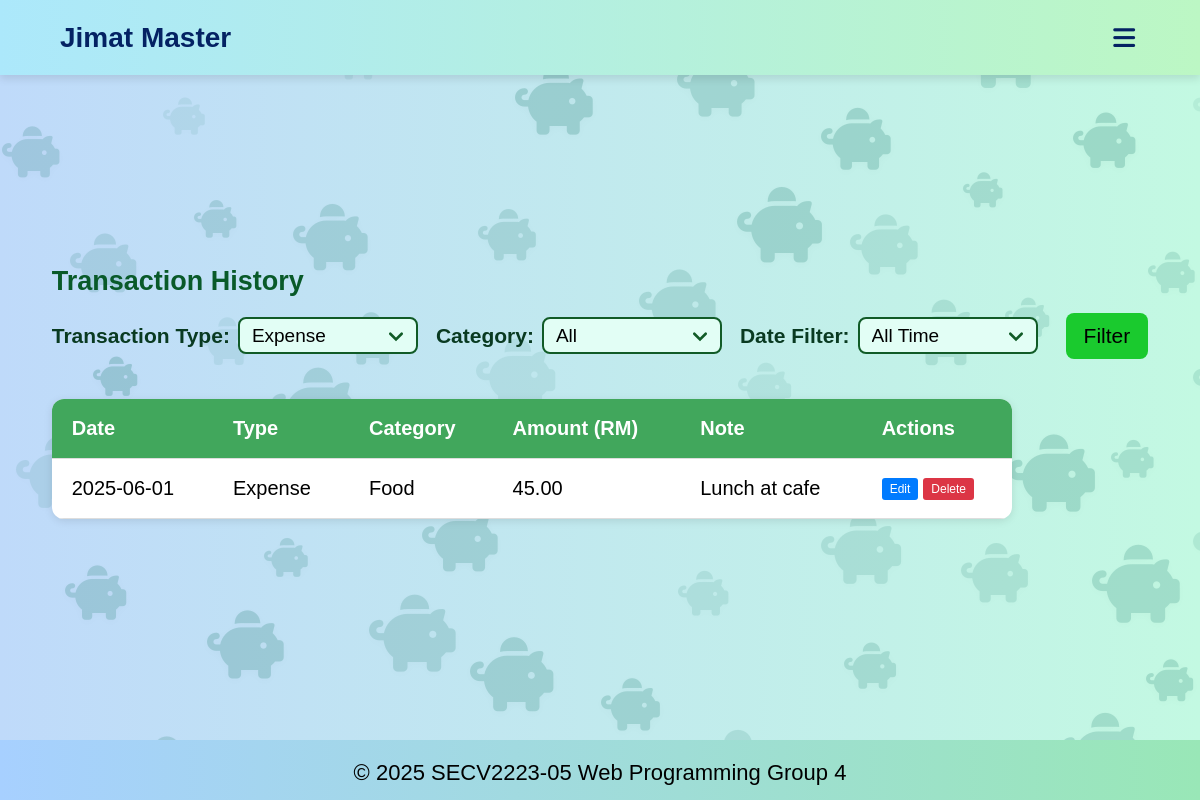
/overview.php?type=expense (signed in), run on an earlier commit of the app's database.
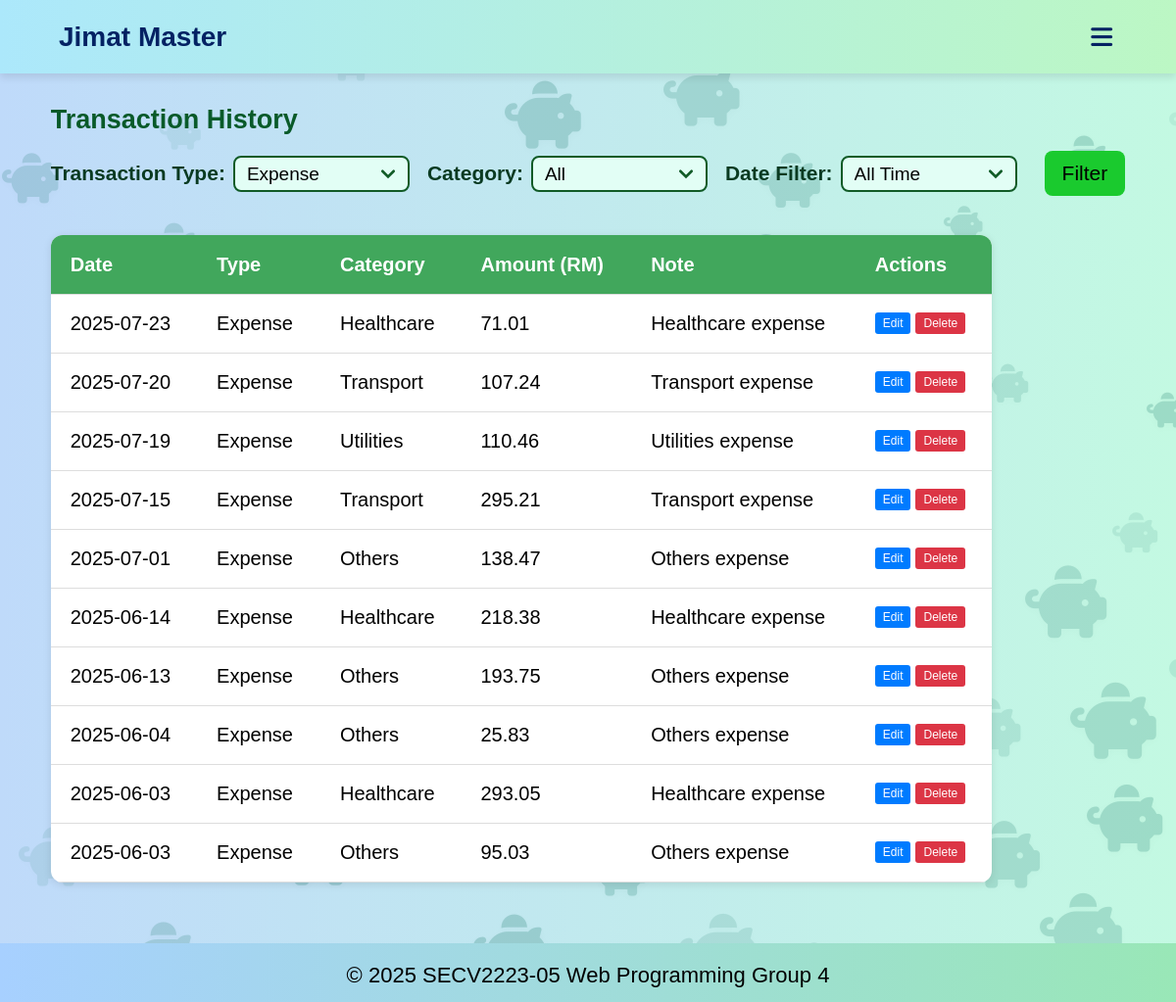
And on a later commit of the database.
### tables this page shows
CREATE TABLE IF NOT EXISTS transactions (
    transaction_id INT AUTO_INCREMENT PRIMARY KEY,
    user_id INT NOT NULL,
    category_id INT NOT NULL,
    type ENUM('income', 'expense') NOT NULL,
    amount DECIMAL(10,2) NOT NULL,
    note TEXT,
    date DATE,
    FOREIGN KEY (user_id) REFERENCES users(user_id) ON DELETE CASCADE,
    FOREIGN KEY (category_id) REFERENCES categories(category_id) ON DELETE CASCADE
);

CREATE TABLE IF NOT EXISTS categories (
    category_id INT AUTO_INCREMENT PRIMARY KEY,
    name VARCHAR(50) NOT NULL,
    type VARCHAR(50) NOT NULL  
);

### overview.php (the view, shortened to what this page needs)
<!DOCTYPE html>
<html lang="en">
<head>
    <link rel="stylesheet" href="style.css">
    <link rel="stylesheet" href="https://cdnjs.cloudflare.com/ajax/libs/font-awesome/6.1.0/css/all.min.css">
</head>
<body>
    <div id="piggy-bg"></div>
    <div class="piggy-container" aria-hidden="true"></div>
    <?php
    include 'includes/db.php';
    $user_id = $_SESSION['user_id'];
    ?>
    <header>
        <nav aria-label="Main Navigation">
            <div class="headername">Jimat Master</div>
            <i class="fa-solid fa-bars" id="menuicon"></i>
        </nav>
    </header>
    <main class="overviewmain">
        <section id="overview">
            <h2>Transaction History</h2>
            <form method="GET" action="overview.php">
                <div class="filtergroup">
                    <label for="transactionType">Transaction Type:</label>
                    <select id="OtransactionType" name="type" onchange="this.form.submit()" required>
                        <?php
                        $selectedType = isset($_GET['type']) ? $_GET['type'] : 'all';
                        ?>
                        <option value="expense" <?php echo ($selectedType == 'expense') ? 'selected' : ''; ?>>Expense</option>
                    </select>
                </div>
                <div class="filtergroup">
                    <label for="category">Category:</label>
                    <select name="category" id="Ocategory">
                        <option value="">All</option>
                    </select>
                </div>
                <div class="filtergroup">
                    <label for="date_filter">Date Filter:</label>
                    <select name="date_filter" id="Odate_filter">
                        <option value="" <?php echo (!isset($_GET['date_filter']) || $_GET['date_filter'] == '') ? 'selected' : ''; ?>>All Time</option>
                    </select>
                </div>
                <div class="filtergroup">
                    <button type="submit" class="filterbtn">Filter</button>
                </div>
            </form>
            <?php
            $selectedType = isset($_GET['type']) ? $_GET['type'] : 'all';
            if ($selectedType === 'all') {
                $transactionTypes = ['income', 'expense'];
                foreach ($transactionTypes as $currentType) {
                    echo "<h3>" . ucfirst($currentType) . " Transactions</h3>";
                    echo "<table>";
                    echo "<thead>
                            <tr>
                                <th>Date</th>
                                <th>Category</th>
                                <th>Amount (RM)</th>
                                <th>Note</th>
                                <th>Actions</th>
                            </tr>
                          </thead>";
                    echo "<tbody>";
                    $sql = "SELECT t.*, c.name AS category_name FROM transactions t
                            JOIN categories c ON t.category_id = c.category_id
                            WHERE t.user_id = ? AND t.type = ?";
                    $params = [$user_id, $currentType];
                    $types = "is";
                    if (!empty($_GET['category'])) {
                        $sql .= " AND t.category_id = ?";
                        $params[] = $_GET['category'];
                        $types .= "i";
                    }
                    if (!empty($_GET['date_filter']) && is_numeric($_GET['date_filter'])) {
                        $days = (int)$_GET['date_filter'];
                        $sql .= " AND t.date >= DATE_SUB(CURDATE(), INTERVAL ? DAY)";
                        $params[] = $days;
                        $types .= "i";
                    }
                    $sql .= " ORDER BY t.date DESC, t.transaction_id DESC";
                    $stmt = $conn->prepare($sql);
                    if ($stmt) {
                        $stmt->bind_param($types, ...$params);
                        $stmt->execute();
                        $result = $stmt->get_result();
                        if ($result->num_rows > 0) {
                            $total = 0;
                            while ($row = $result->fetch_assoc()) {
                                $total += $row['amount'];
                                echo "<tr id='row-{$row['transaction_id']}'>
                                        <td class='date-cell'>" . htmlspecialchars($row['date']) . "</td>
                                        <td class='category-cell' data-category-id='" . htmlspecialchars($row['category_id']) . "'>" . htmlspecialchars($row['category_name']) . "</td>
                                        <td class='amount-cell'>" . number_format($row['amount'], 2) . "</td>
                                        <td class='note-cell'>" . htmlspecialchars($row['note']) . "</td>
                                        <td class='action-cell'>
                                            <div class='action-buttons'>
                                                <button class='btn-edit' onclick='editTransaction({$row['transaction_id']})'>Edit</button>
                                                <button class='btn-delete' onclick='deleteTransaction({$row['transaction_id']})'>Delete</button>
                                            </div>
                                        </td>
                                      </tr>";
                            }
                            echo "<tr style='font-weight: bold; background-color: #f0f0f0;'>
                                    <td colspan='3'>Total " . ucfirst($currentType) . "</td>
                                    <td>RM " . number_format($total, 2) . "</td>
                                    <td></td>
                                  </tr>";
                        } else {
                            echo "<tr><td colspan='5' style='text-align: center; padding: 20px;'>No " . $currentType . " transactions found.</td></tr>";
                        }
                        $stmt->close();
                    } else {
                        echo "<tr><td colspan='5' style='text-align: center; padding: 20px; color: red;'>Error preparing query: " . htmlspecialchars($conn->error) . "</td></tr>";
                    }
                    echo "</tbody>";
                    echo "</table>";
                    echo "<br>";
                }
            } else {
                echo "<table>";
                echo "<thead>
                        <tr>
                            <th>Date</th>
                            <th>Type</th>
                            <th>Category</th>
                            <th>Amount (RM)</th>
                            <th>Note</th>
                            <th>Actions</th>
                        </tr>
                      </thead>";
                echo "<tbody>";
                $sql = "SELECT t.*, c.name AS category_name FROM transactions t
                        JOIN categories c ON t.category_id = c.category_id
                        WHERE t.user_id = ?";
                $params = [$user_id];
                $types = "i";
                if (!empty($_GET['type']) && $_GET['type'] !== 'all') {
                    $sql .= " AND t.type = ?";
                    $params[] = $_GET['type'];
                    $types .= "s";
                }
                $sql .= " ORDER BY t.date DESC, t.transaction_id DESC";
                $stmt = $conn->prepare($sql);
                if ($stmt) {
                    $stmt->bind_param($types, ...$params);
                    $stmt->execute();
                    $result = $stmt->get_result();
                    if ($result->num_rows > 0) {
                        while ($row = $result->fetch_assoc()) {
                            echo "<tr id='row-{$row['transaction_id']}'>
                                    <td class='date-cell'>" . htmlspecialchars($row['date']) . "</td>
                                    <td class='type-cell'>" . htmlspecialchars(ucfirst($row['type'])) . "</td>
                                    <td class='category-cell' data-category-id='" . htmlspecialchars($row['category_id']) . "'>" . htmlspecialchars($row['category_name']) . "</td>
                                    <td class='amount-cell'>" . number_format($row['amount'], 2) . "</td>
                                    <td class='note-cell'>" . htmlspecialchars($row['note']) . "</td>
                                    <td class='action-cell'>
                                        <div class='action-buttons'>
                                            <button class='btn-edit' onclick='editTransaction({$row['transaction_id']})'>Edit</button>
                                            <button class='btn-delete' onclick='deleteTransaction({$row['transaction_id']})'>Delete</button>
                                        </div>
                                    </td>
                                  </tr>";
                        }
                    } else {
                        echo "<tr><td colspan='6' style='text-align: center; padding: 20px;'>No transactions found.</td></tr>";
                    }
                } else {
                    echo "<tr><td colspan='6' style='text-align: center; padding: 20px; color: red;'>Error preparing query: " . htmlspecialchars($conn->error) . "</td></tr>";
                }
                echo "</tbody>";
                echo "</table>";
            }
            ?>
        </section>
    </main>
    <footer>
        <div class="footercontainer">
            <p>
                <span class="footeryear">&copy; <span id="current-year"></span> SECV2223-05</span>
                <span class="footergroup">Web Programming Group 4</span>
            </p>
        </div>
    </footer>
</body>
</html>

What changed in the data, as far as the page shows it:
no longer on this page (row edited): transactions: date "2025-06-01", type "Expense", category.name "Food", amount "45.00", note "Lunch at cafe"
added transactions: date "2025-07-23", type "Expense", category.name "Healthcare", amount "71.01", note "Healthcare expense"
added transactions: date "2025-07-20", type "Expense", category.name "Transport", amount "107.24", note "Transport expense"
added transactions: date "2025-07-19", type "Expense", category.name "Utilities", amount "110.46", note "Utilities expense"
added transactions: date "2025-07-15", type "Expense", category.name "Transport", amount "295.21", note "Transport expense"
added transactions: date "2025-07-01", type "Expense", category.name "Others", amount "138.47", note "Others expense"
added transactions: date "2025-06-14", type "Expense", category.name "Healthcare", amount "218.38", note "Healthcare expense"
added transactions: date "2025-06-13", type "Expense", category.name "Others", amount "193.75", note "Others expense"
added transactions: date "2025-06-04", type "Expense", category.name "Others", amount "25.83", note "Others expense"
added transactions: date "2025-06-03", type "Expense", category.name "Healthcare", amount "293.05", note "Healthcare expense"
added transactions: date "2025-06-03", type "Expense", category.name "Others", amount "95.03", note "Others expense"
